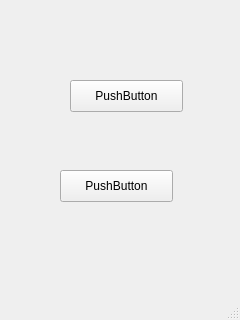
<?xml version="1.0" encoding="UTF-8"?>
<ui version="4.0">
 <class>MainWindow</class>
 <widget class="QMainWindow" name="MainWindow">
  <property name="geometry">
   <rect>
    <x>0</x>
    <y>0</y>
    <width>240</width>
    <height>320</height>
   </rect>
  </property>
  <property name="windowTitle">
   <string>MainWindow</string>
  </property>
  <widget class="QWidget" name="centralwidget">
   <widget class="QPushButton" name="button_a">
    <property name="geometry">
     <rect>
      <x>70</x>
      <y>80</y>
      <width>113</width>
      <height>32</height>
     </rect>
    </property>
    <property name="text">
     <string>PushButton</string>
    </property>
   </widget>
   <widget class="QPushButton" name="button_b">
    <property name="geometry">
     <rect>
      <x>60</x>
      <y>170</y>
      <width>113</width>
      <height>32</height>
     </rect>
    </property>
    <property name="text">
     <string>PushButton</string>
    </property>
   </widget>
  </widget>
  <widget class="QMenuBar" name="menubar">
   <property name="geometry">
    <rect>
     <x>0</x>
     <y>0</y>
     <width>240</width>
     <height>22</height>
    </rect>
   </property>
  </widget>
  <widget class="QStatusBar" name="statusbar"/>
 </widget>
 <resources/>
 <connections/>
</ui>
